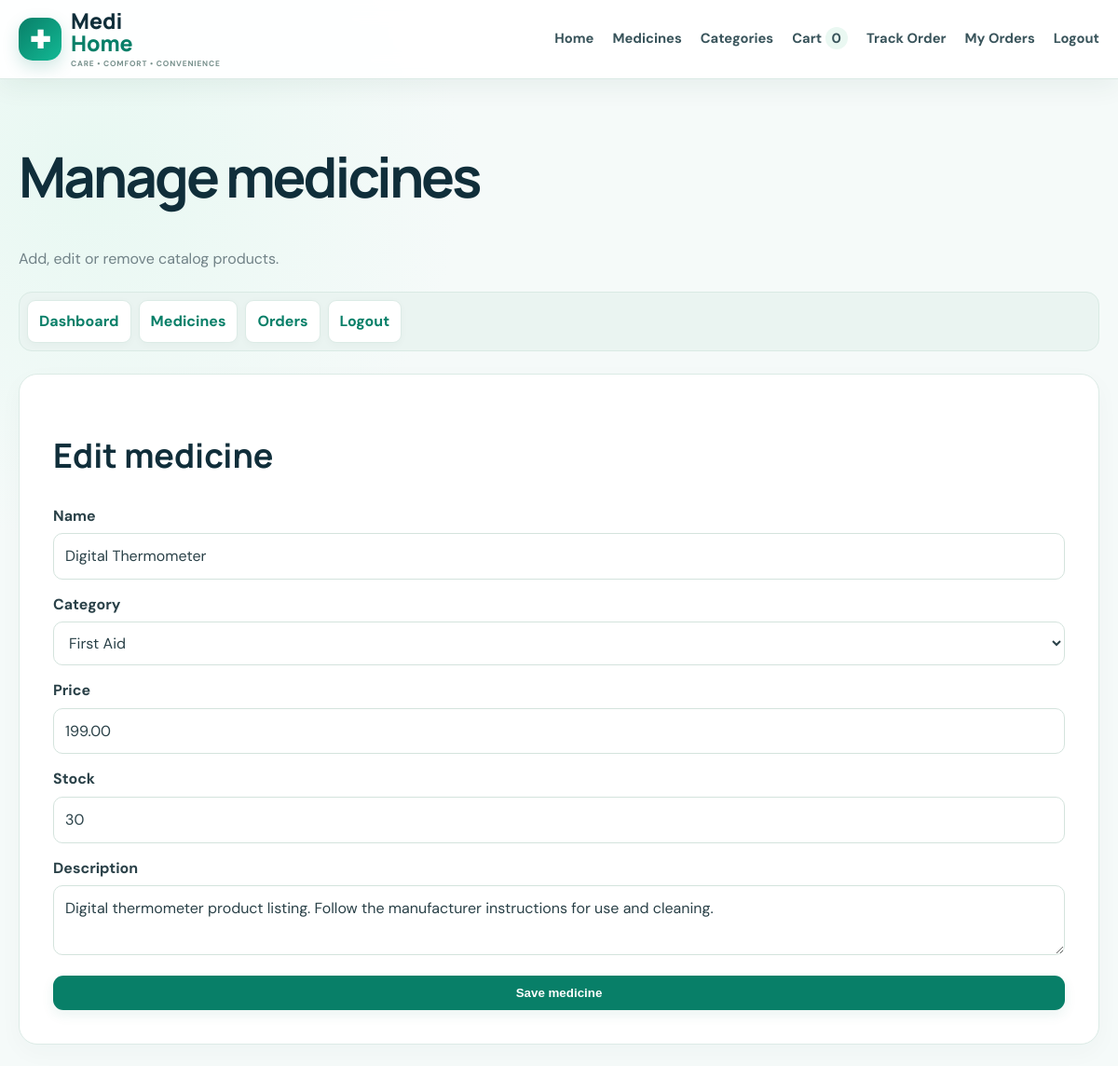
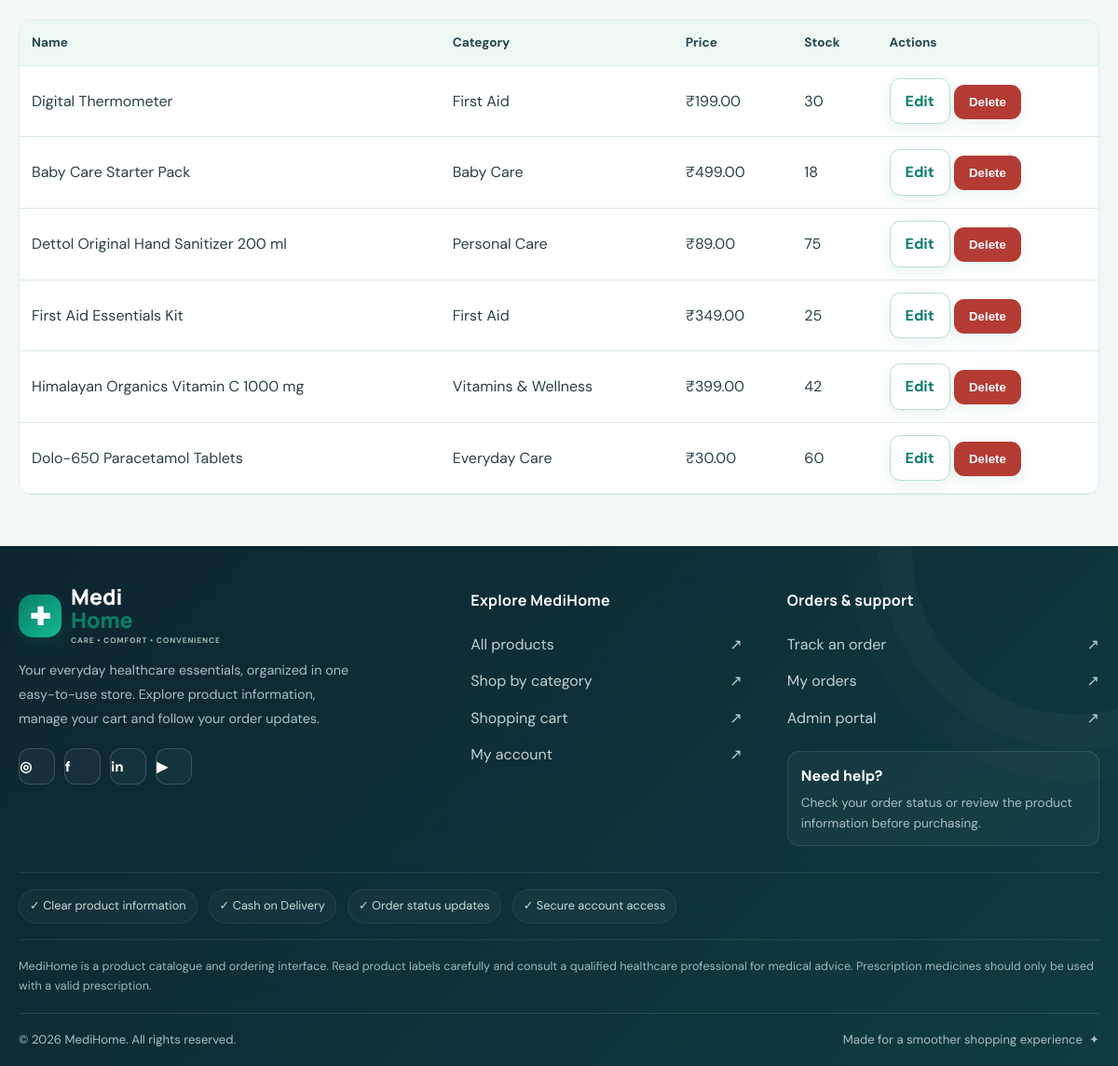
Screenshot of /admin/medicines.php?edit=6 (signed in) with the database file from the repository (2 pictures, top to bottom).
### tables this page shows
CREATE TABLE medicines(id INT AUTO_INCREMENT PRIMARY KEY,category_id INT NOT NULL,name VARCHAR(180) NOT NULL,description TEXT,price DECIMAL(10,2) NOT NULL,old_price DECIMAL(10,2),stock INT NOT NULL DEFAULT 0,image_url VARCHAR(500),prescription_required TINYINT(1) NOT NULL DEFAULT 0,is_featured TINYINT(1) NOT NULL DEFAULT 0,expiry_date DATE,created_at TIMESTAMP DEFAULT CURRENT_TIMESTAMP,FOREIGN KEY(category_id) REFERENCES categories(id));

CREATE TABLE categories(id INT AUTO_INCREMENT PRIMARY KEY,name VARCHAR(100) UNIQUE NOT NULL,icon VARCHAR(20) NOT NULL DEFAULT '💊');

### config.php (called while the page is built, shortened)
<?php
function e($v): string { return htmlspecialchars((string)($v??''),ENT_QUOTES,'UTF-8'); }
function money($v): string { return '₹'.number_format((float)$v,2); }

### admin/medicines.php (the view)
<?php require __DIR__.'/../config.php';require_admin();$msg='';if($_SERVER['REQUEST_METHOD']==='POST'){$action=$_POST['action']??'';if($action==='save'){$id=(int)($_POST['id']??0);$name=trim($_POST['name']??'');$cat=(int)($_POST['category_id']??0);$price=(float)($_POST['price']??0);$stock=max(0,(int)($_POST['stock']??0));$desc=trim($_POST['description']??'');if($name&&$cat&&$price>=0){if($id){$s=$pdo->prepare('UPDATE medicines SET name=?,category_id=?,price=?,stock=?,description=? WHERE id=?');$s->execute([$name,$cat,$price,$stock,$desc,$id]);}else{$s=$pdo->prepare('INSERT INTO medicines(name,category_id,price,stock,description) VALUES(?,?,?,?,?)');$s->execute([$name,$cat,$price,$stock,$desc]);}flash('Medicine saved.');go('/MediHome/admin/medicines.php');}else $msg='Fill the required fields.';}if($action==='delete'){$id=(int)$_POST['id'];$s=$pdo->prepare('SELECT COUNT(*) FROM order_items WHERE medicine_id=?');$s->execute([$id]);if($s->fetchColumn())flash('Cannot delete a medicine already present in order history.','error');else{$s=$pdo->prepare('DELETE FROM medicines WHERE id=?');$s->execute([$id]);flash('Medicine deleted.');}go('/MediHome/admin/medicines.php');}}$cats=$pdo->query('SELECT * FROM categories')->fetchAll();$meds=$pdo->query('SELECT m.*,c.name category_name FROM medicines m JOIN categories c ON c.id=m.category_id ORDER BY m.id DESC')->fetchAll();$edit=null;if(isset($_GET['edit'])){$s=$pdo->prepare('SELECT * FROM medicines WHERE id=?');$s->execute([(int)$_GET['edit']]);$edit=$s->fetch();}$title='Manage Medicines | MediHome';require __DIR__.'/../includes/header.php';?><div class="pagehead"><h1>Manage medicines</h1><p>Add, edit or remove catalog products.</p></div><div class="adminnav"><a href="/MediHome/admin/index.php">Dashboard</a><a href="/MediHome/admin/medicines.php">Medicines</a><a href="/MediHome/admin/orders.php">Orders</a><a href="/MediHome/admin/logout.php">Logout</a></div><div class="formbox" style="max-width:none"><h2><?= $edit?'Edit medicine':'Add medicine'?></h2><?php if($msg):?><div class="flash error"><?=e($msg)?></div><?php endif;?><form method="post"><input type="hidden" name="action" value="save"><input type="hidden" name="id" value="<?=(int)($edit['id']??0)?>"><div class="field"><label>Name</label><input class="input" name="name" required value="<?=e($edit['name']??'')?>"></div><div class="field"><label>Category</label><select name="category_id"><?php foreach($cats as $c):?><option value="<?=(int)$c['id']?>" <?=(int)($edit['category_id']??0)===(int)$c['id']?'selected':''?>><?=e($c['name'])?></option><?php endforeach;?></select></div><div class="field"><label>Price</label><input class="input" type="number" min="0" step=".01" name="price" required value="<?=e((string)($edit['price']??''))?>"></div><div class="field"><label>Stock</label><input class="input" type="number" min="0" name="stock" value="<?=e((string)($edit['stock']??0))?>"></div><div class="field"><label>Description</label><textarea name="description"><?=e($edit['description']??'')?></textarea></div><button class="btn">Save medicine</button></form></div><div class="tablewrap section"><table class="table"><tr><th>Name</th><th>Category</th><th>Price</th><th>Stock</th><th>Actions</th></tr><?php foreach($meds as $m):?><tr><td><?=e($m['name'])?></td><td><?=e($m['category_name'])?></td><td><?=money($m['price'])?></td><td><?=(int)$m['stock']?></td><td><a class="btn ghost" href="?edit=<?=(int)$m['id']?>">Edit</a> <form method="post" style="display:inline" onsubmit="return confirm('Delete this item?')"><input type="hidden" name="action" value="delete"><input type="hidden" name="id" value="<?=(int)$m['id']?>"><button class="btn" style="background:#b43b34">Delete</button></form></td></tr><?php endforeach;?></table></div><?php require __DIR__.'/../includes/footer.php';?>

### assets/style.css (style rules this page uses)
:root { --g:#087f68;--g2:#12a782;--navy:#17323b;--ink:#2a4148;--muted:#718287;--mint:#eaf8f2;--line:#dfebe6;--bg:#f7fbf9 }
* { box-sizing:border-box }
body { margin:0;background:var(--bg);font:16px 'DM Sans',sans-serif;color:var(--ink);line-height:1.6 }
h1,h2,h3 { font-family:Manrope,sans-serif;color:var(--navy);line-height:1.2 }
h1 { font-size:clamp(2.3rem,5vw,4.2rem);letter-spacing:-.05em }
h2 { font-size:clamp(1.6rem,3vw,2.3rem) }
p { color:var(--muted) }
a { color:var(--g);text-decoration:none }
.navbtn,.btn { background:var(--g);color:white!important;border:0;border-radius:11px;padding:11px 16px;font-weight:700;cursor:pointer;display:inline-flex;align-items:center;justify-content:center;gap:7px }
.btn.ghost { background:white;border:1px solid #b9dfd1;color:var(--g)!important }
.section { margin-top:44px }
.pagehead { margin:10px 0 22px }
.input,.filters input,.filters select,textarea,select { font:inherit;padding:11px 12px;border:1px solid #d4e3dd;border-radius:10px;background:white;color:var(--ink);width:100% }
.formbox,.detail { max-width:600px;margin:10px auto;background:white;border:1px solid var(--line);border-radius:20px;padding:clamp(22px,4vw,36px) }
.field { margin:14px 0 }
.field label { display:block;font-weight:700;margin-bottom:6px }
.formbox .btn { width:100% }
.tablewrap { overflow:auto;background:white;border:1px solid var(--line);border-radius:14px }
.table { border-collapse:collapse;width:100%;min-width:600px }
.table th,.table td { text-align:left;padding:13px;border-bottom:1px solid var(--line) }
.table th { background:#eef8f3 }
.adminnav { display:flex;gap:8px;flex-wrap:wrap;margin:15px 0 24px }
.adminnav a { padding:9px 12px;background:white;border:1px solid var(--line);border-radius:9px;font-weight:700 }
:root { --blue:#2476c7;--blue2:#155aa5;--bg:#f7fbfd;--line:#dce9ed }
a,button,.btn,.navbtn,.category,.product { transition:color .22s ease,background .22s ease,border-color .22s ease,box-shadow .22s ease,transform .22s ease }
.btn,.navbtn { box-shadow:0 5px 14px #087f6817 }
:root { --g:#087f68;--g2:#13b995;--blue:#2879d0;--navy:#102e3a;--bg:#f5faf9;--line:#dcebe6 }
html { scroll-behavior:smooth;scroll-padding-top:100px }
body { background:radial-gradient(circle at 8% 8%,#e8f8f2 0,transparent 25rem),var(--bg) }
.adminnav { padding:8px;background:#eaf4f1;border:1px solid #d9eae4;border-radius:14px }
.adminnav a { transition:transform .2s,background .2s,color .2s;box-shadow:0 2px 8px #173b3208 }
.detail,.formbox,.tracking-result,.cart-summary { box-shadow:0 8px 26px #143d3208 }
.tablewrap { box-shadow:0 8px 25px #143d3208 }
.table th { font-size:.85rem;color:#254850 }
.table tbody tr { transition:background .2s }

### rows the page displays
medicines: name "Digital Thermometer", category_id "First Aid", price "199.00", stock "30", description "Digital thermometer product listing. Follow the manufacturer instructions for use and cleaning.", category.name "First Aid", price "₹199.00"
medicines: name "Baby Care Starter Pack", category.name "Baby Care", price "₹499.00", stock "18"
medicines: name "Dettol Original Hand Sanitizer 200 ml", category.name "Personal Care", price "₹89.00", stock "75"
medicines: name "First Aid Essentials Kit", category.name "First Aid", price "₹349.00", stock "25"
medicines: name "Himalayan Organics Vitamin C 1000 mg", category.name "Vitamins & Wellness", price "₹399.00", stock "42"
medicines: name "Dolo-650 Paracetamol Tablets", category.name "Everyday Care", price "₹30.00", stock "60"

### other values shown
count_cart() "0"
